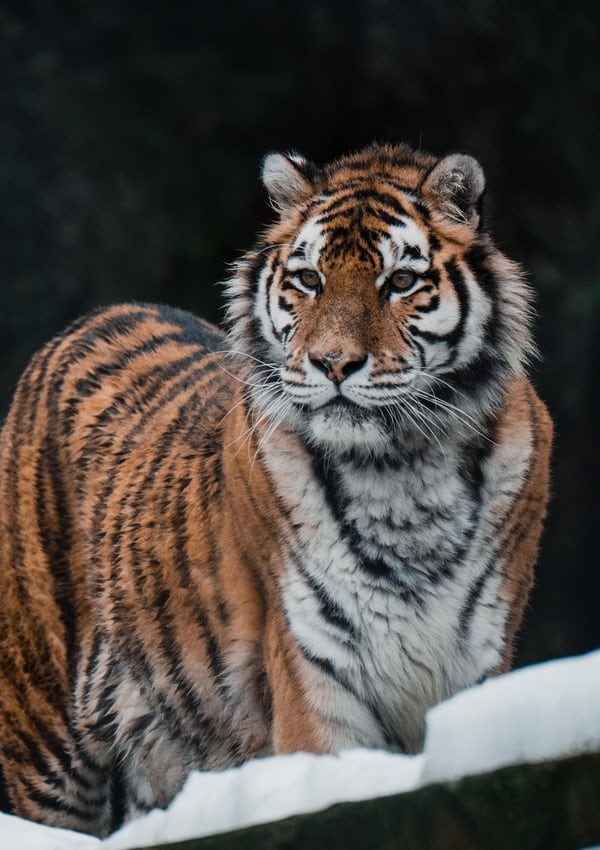
#> input picture images/pic1.jpg, 600 x 850 px
$ jupyter execute --allow-errors 'Color Identification in Images.ipynb'   (shell and % lines are left out)
#> lines starting #> are read from the running program, lines starting #| are printed output that depends on the picture
## The Sparks Foundation GRIP
#### IOT and Computer Vision - Jan 2022
By : Akanksha N Shenoy

Task : Color Identification in Images

[cell 1]
#!pip install opencv-python

[cell 2]
# Import Libraries:
from sklearn.cluster import KMeans
import matplotlib.pyplot as plt
import numpy as np
import cv2
from collections import Counter
from skimage.color import rgb2lab,deltaE_cie76
import os

[cell 3]
plt.style.use("seaborn-dark")
image = cv2.imread("images/pic1.jpg")
#> image is the input picture: shape (850, 600, 3); mean B, G, R 69.7, 74.2, 80.4
print(type(image))
#| <class 'numpy.ndarray'>
print(image.shape)
#| (850, 600, 3)
plt.imshow(image)

[cell 4]
# This image is in BGR format as that is the way openCV reads images
# We'll convert it to RGB format:
true_image = cv2.cvtColor(image,cv2.COLOR_BGR2RGB)
plt.imshow(true_image)
plt.show()

[cell 5]
# So this is the image we want to extract colours from.
# grey image:
grey_img = cv2.cvtColor(image,cv2.COLOR_BGR2GRAY)
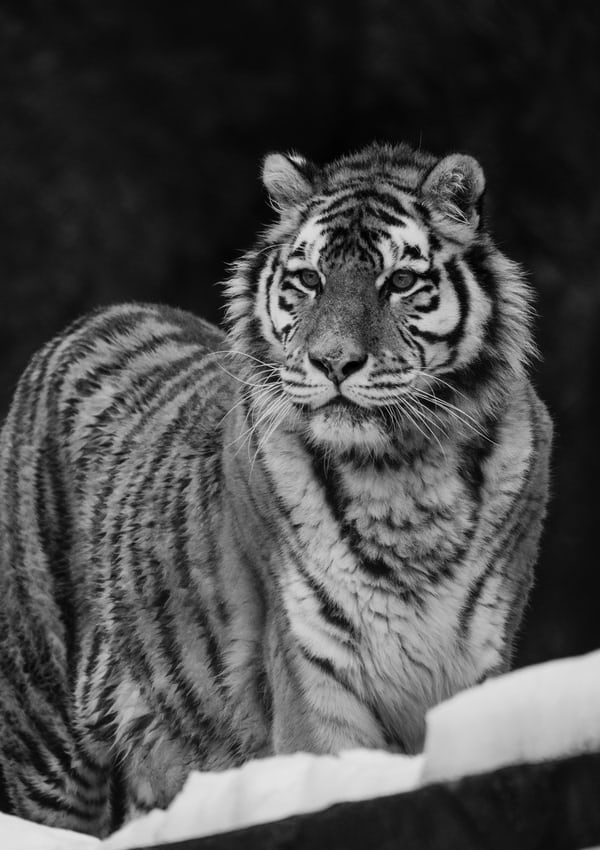
#> grey_img: shape (850, 600); min 0, max 229, mean 75.5
plt.imshow(grey_img,cmap='gray')
plt.show()

[cell 6]
# Resizing the image:
#resized_img = cv2.resize(image,(1500,1000))
#plt.imshow(resized_img)
# plt.show()
#Not Needed here

### Color Identification

#### Converting RGB to HEX:
This is needed so as to use them as labels for our pie chart

[cell 7]
#!pip install webcolors

[cell 8]
# importing relevant files:
from webcolors import rgb_to_name,hex_to_name,hex_to_rgb
import webcolors
from sklearn.metrics import mean_squared_error

[cell 9]
#Reading image in RGB color space
def get_img(path):
    img = cv2.imread(path)
    img = cv2.cvtColor(img,cv2.COLOR_BGR2RGB)
    return img

[cell 10]
# Extracting HEX code from RGB:
def rgb_to_hex(colour):
    return "#{:02x}{:02x}{:02x}".format(int(colour[0]),int(colour[1]),int(colour[2]))

[cell 11]
# Converting hex code to colour name:
def hex_2_name(colour):
    h_colour= rgb_to_hex(colour)
    try:
        nm = hex_to_name(h_colour,spec = "css3")
    except ValueError as v_error:
        rms_list = []
        for img_clr , img_hex in webcolors.CSS2_NAMES_TO_HEX.items():
            cur_clr = hex_to_rgb(img_hex)
            root_mean_sq_error = np.sqrt(mean_squared_error(colour,cur_clr))
            rms_list.append(root_mean_sq_error)

        closest_colour = rms_list.index(min(rms_list))

        nm = list(webcolors.CSS2_NAMES_TO_HEX.items())[closest_colour][0]
    return nm

  We supply the path as the argument. First, we read the file using imread and then change its color
  space before returning it.

### Get Colours From Images:

[cell 12]
# function to cluster the colours present in the image and plotting a pie chart
def colours(image,no_of_colours,show_chart):
#> called with no_of_colours = 10, show_chart = True
    modified_image = cv2.resize(image,(220,220),interpolation = cv2.INTER_AREA)
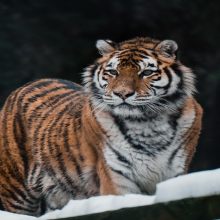
#> modified_image: shape (220, 220, 3); mean R, G, B 80.4, 74.2, 69.7
    modified_image = modified_image.reshape(modified_image.shape[0]*modified_image.shape[1],3)
    clf = KMeans(n_clusters = no_of_colours)
    labels = clf.fit_predict(modified_image)
    counts = Counter(labels)
#> counts = 10 items

    center_colours = clf.cluster_centers_
    # we'll get ordered colours by iterating through the keys
    ordered_colours = [center_colours[i] for i in counts.keys()]
#> ordered_colours = [[16.92, 20.25, 20.21], [56.78, 47.92, 42.43], [100.5, 69.97, 51.29], [135.1, 96.62, 73.78], [84.07, 83.16, 83.33], [116.6, 115.4, 114.8], [147.2, 146.8, 146.5], [172.5, 175.6, 177.1], [169, 125.6, 100.8], [205, 211.7, 215.3]]
    hex_colours = [rgb_to_hex(ordered_colours[i]) for i in counts.keys()]
#> hex_colours = ['#382f2a', '#acafb1', '#876049', '#a97d64', '#cdd3d7', '#101414', '#939292', '#644533', '#747372', '#545353']
    rgb_colours = [(ordered_colours[i]) for i in counts.keys()]
#> rgb_colours = [[56.78, 47.92, 42.43], [172.5, 175.6, 177.1], [135.1, 96.62, 73.78], [169, 125.6, 100.8], [205, 211.7, 215.3], [16.92, 20.25, 20.21], [147.2, 146.8, 146.5], [100.5, 69.97, 51.29], [116.6, 115.4, 114.8], [84.07, 83.16, 83.33]]
    names = [(hex_2_name(ordered_colours[i]),rgb_to_hex(ordered_colours[i])) for i in counts.keys()]
#> in hex_2_name, `h_colour= rgb_to_hex(colour)`: h_colour = '#382f2a'
#> after the loop in hex_2_name, `for img_clr , img_hex in webcolors.CSS2_NAMES_TO_HEX.items():`: rms_list = []

    if(show_chart):
        plt.figure(figsize=(12,15))
        plt.subplot(131)
        plt.imshow(image)
        plt.subplot(133)
        plt.pie(counts.values(),labels = names ,colors = hex_colours)
        plt.show()

    return rgb_colours
